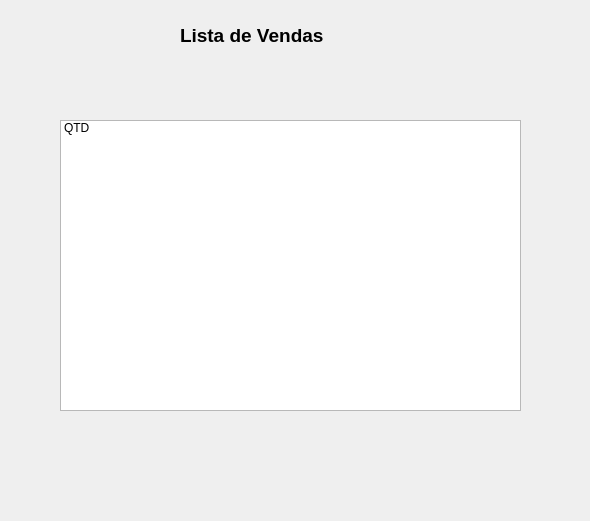
<?xml version="1.0" encoding="UTF-8"?>
<ui version="4.0">
 <class>widget</class>
 <widget class="QWidget" name="widget">
  <property name="geometry">
   <rect>
    <x>0</x>
    <y>0</y>
    <width>590</width>
    <height>521</height>
   </rect>
  </property>
  <property name="windowTitle">
   <string>Lista de Vendas</string>
  </property>
  <widget class="QLabel" name="label">
   <property name="geometry">
    <rect>
     <x>180</x>
     <y>20</y>
     <width>221</width>
     <height>31</height>
    </rect>
   </property>
   <property name="font">
    <font>
     <pointsize>14</pointsize>
     <weight>75</weight>
     <bold>true</bold>
    </font>
   </property>
   <property name="text">
    <string>Lista de Vendas</string>
   </property>
  </widget>
  <widget class="QListWidget" name="listWidget">
   <property name="geometry">
    <rect>
     <x>60</x>
     <y>120</y>
     <width>461</width>
     <height>291</height>
    </rect>
   </property>
   <item>
    <property name="text">
     <string>QTD</string>
    </property>
   </item>
  </widget>
 </widget>
 <resources/>
 <connections/>
</ui>
